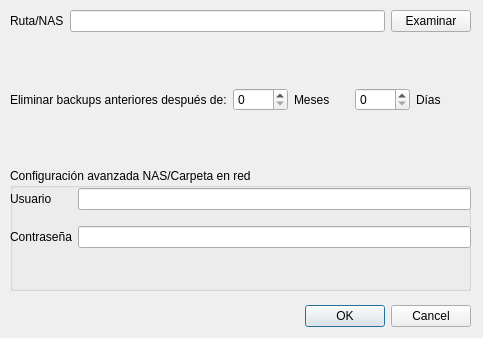
<?xml version="1.0" encoding="UTF-8"?>
<ui version="4.0">
 <class>Dialog</class>
 <widget class="QDialog" name="Dialog">
  <property name="geometry">
   <rect>
    <x>0</x>
    <y>0</y>
    <width>483</width>
    <height>338</height>
   </rect>
  </property>
  <property name="windowTitle">
   <string>Dialog</string>
  </property>
  <widget class="QDialogButtonBox" name="buttonBox">
   <property name="geometry">
    <rect>
     <x>130</x>
     <y>300</y>
     <width>341</width>
     <height>32</height>
    </rect>
   </property>
   <property name="orientation">
    <enum>Qt::Orientation::Horizontal</enum>
   </property>
   <property name="standardButtons">
    <set>QDialogButtonBox::StandardButton::Cancel|QDialogButtonBox::StandardButton::Ok</set>
   </property>
  </widget>
  <widget class="QWidget" name="verticalLayoutWidget">
   <property name="geometry">
    <rect>
     <x>10</x>
     <y>10</y>
     <width>461</width>
     <height>281</height>
    </rect>
   </property>
   <layout class="QVBoxLayout" name="verticalLayout">
    <item>
     <layout class="QHBoxLayout" name="horizontalLayout">
      <item>
       <widget class="QLabel" name="lblRuta">
        <property name="text">
         <string>Ruta/NAS</string>
        </property>
       </widget>
      </item>
      <item>
       <widget class="QLineEdit" name="txtRuta"/>
      </item>
      <item>
       <widget class="QPushButton" name="btnExaminar">
        <property name="text">
         <string>Examinar</string>
        </property>
       </widget>
      </item>
     </layout>
    </item>
    <item>
     <layout class="QHBoxLayout" name="horizontalLayout_2">
      <item>
       <widget class="QLabel" name="lblConservar">
        <property name="text">
         <string>Eliminar backups anteriores después de:</string>
        </property>
       </widget>
      </item>
      <item>
       <widget class="QSpinBox" name="spBoxMeses"/>
      </item>
      <item>
       <widget class="QLabel" name="lblMes">
        <property name="text">
         <string>Meses</string>
        </property>
       </widget>
      </item>
      <item>
       <widget class="QSpinBox" name="spBoxDias"/>
      </item>
      <item>
       <widget class="QLabel" name="lblDias">
        <property name="text">
         <string>Días</string>
        </property>
       </widget>
      </item>
     </layout>
    </item>
    <item>
     <widget class="QGroupBox" name="groupBox">
      <property name="title">
       <string>Configuración avanzada NAS/Carpeta en red</string>
      </property>
      <widget class="QWidget" name="gridLayoutWidget">
       <property name="geometry">
        <rect>
         <x>0</x>
         <y>10</y>
         <width>461</width>
         <height>80</height>
        </rect>
       </property>
       <layout class="QGridLayout" name="gridLayout">
        <item row="0" column="1">
         <widget class="QLineEdit" name="txtUsuario">
          <property name="inputMask">
           <string/>
          </property>
          <property name="placeholderText">
           <string/>
          </property>
         </widget>
        </item>
        <item row="1" column="1">
         <widget class="QLineEdit" name="txtPass">
          <property name="inputMask">
           <string/>
          </property>
          <property name="echoMode">
           <enum>QLineEdit::EchoMode::Password</enum>
          </property>
          <property name="placeholderText">
           <string/>
          </property>
         </widget>
        </item>
        <item row="0" column="0">
         <widget class="QLabel" name="lblUser">
          <property name="text">
           <string>Usuario</string>
          </property>
         </widget>
        </item>
        <item row="1" column="0">
         <widget class="QLabel" name="lblPass">
          <property name="text">
           <string>Contraseña</string>
          </property>
         </widget>
        </item>
       </layout>
      </widget>
     </widget>
    </item>
   </layout>
  </widget>
 </widget>
 <resources/>
 <connections>
  <connection>
   <sender>buttonBox</sender>
   <signal>accepted()</signal>
   <receiver>Dialog</receiver>
   <slot>accept()</slot>
   <hints>
    <hint type="sourcelabel">
     <x>248</x>
     <y>254</y>
    </hint>
    <hint type="destinationlabel">
     <x>157</x>
     <y>274</y>
    </hint>
   </hints>
  </connection>
  <connection>
   <sender>buttonBox</sender>
   <signal>rejected()</signal>
   <receiver>Dialog</receiver>
   <slot>reject()</slot>
   <hints>
    <hint type="sourcelabel">
     <x>316</x>
     <y>260</y>
    </hint>
    <hint type="destinationlabel">
     <x>286</x>
     <y>274</y>
    </hint>
   </hints>
  </connection>
 </connections>
</ui>
